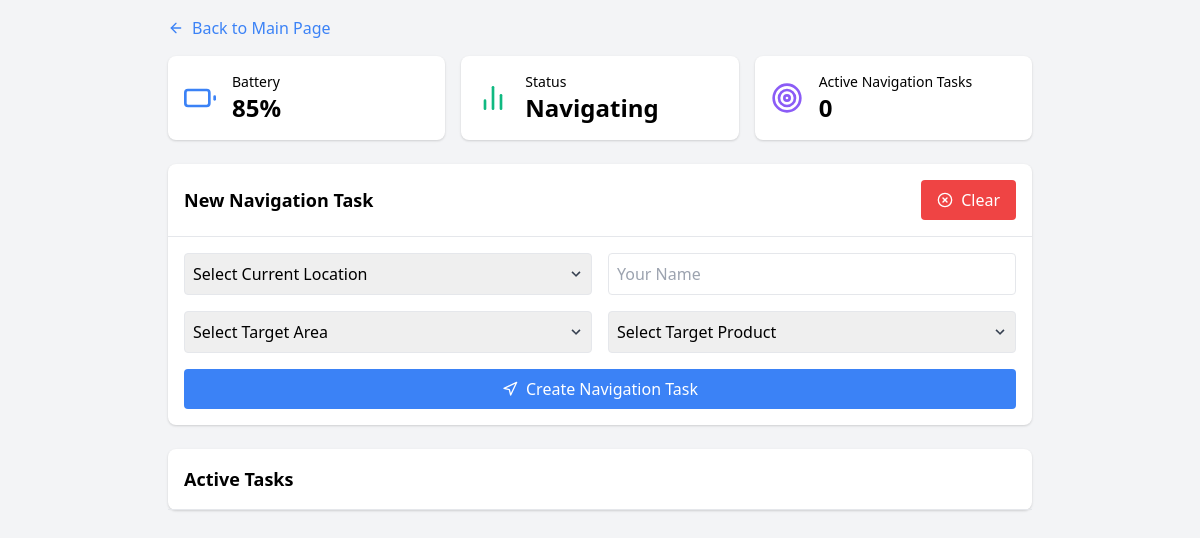
Page /navigation on the earlier database version.
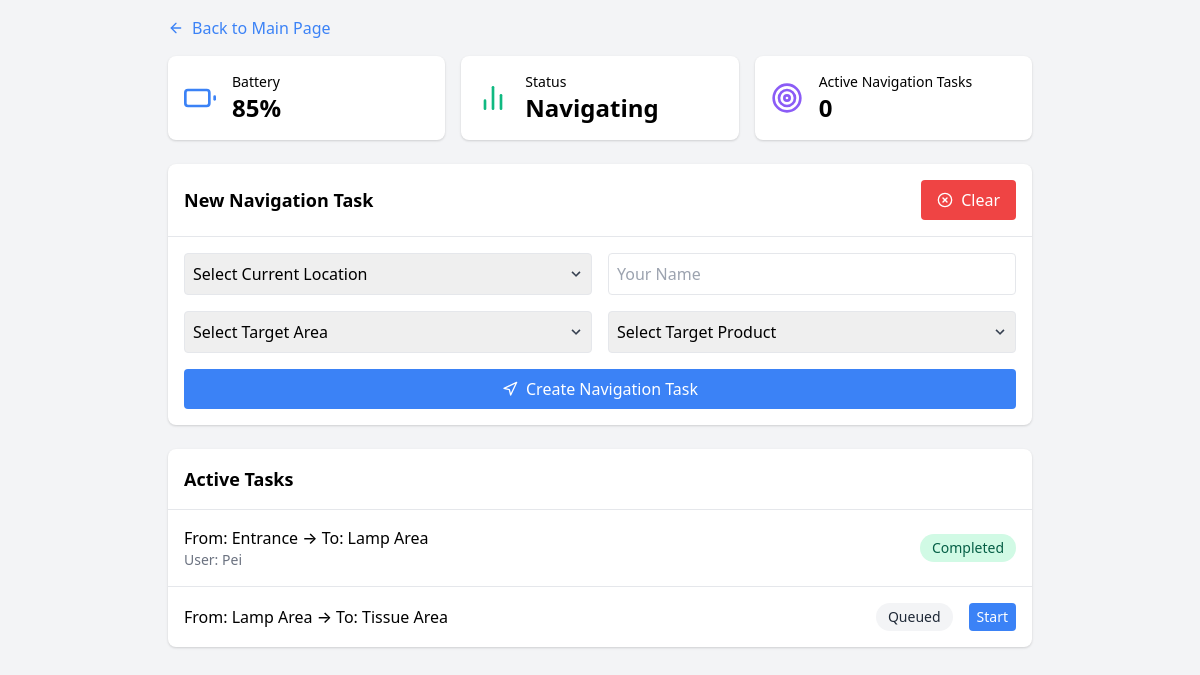
Same page on the later database version.
### app.py (models this page shows)
class Navigation(db.Model):
    id = db.Column(db.Integer, primary_key=True)
    user_location = db.Column(db.String(100), nullable=False)
    target_area = db.Column(db.String(100), nullable=False)
    user_name = db.Column(db.String(200), nullable=True)
    status = db.Column(db.String(20), default='Queued')
    created_at = db.Column(db.DateTime, default=datetime.utcnow)

### app.py (the view)
@app.route('/navigation')
def navigation():
    navigation_tasks = Navigation.query.all()
    robot_status = get_robot_status()
    robot_status['active_tasks'] = get_active_count(Navigation)
    robot_status['status'] = "Navigating"
    return render_template('navigation.html',
                         tasks=navigation_tasks,
                         robot_status=robot_status,
                         page_type="navigation")

### app.py (called while the page is built)
def get_robot_status():
    return {
        'battery_level': 85,
    }

def get_active_count(model):
    return model.query.filter_by(status='In Progress').count()

### templates/navigation.html (shortened to what this page needs)
{% extends "base.html" %}
{% from 'components.html' import status_cards %}
{% block content %}
<div class="p-4 max-w-4xl mx-auto">
    <a href="{{ url_for('home') }}" class="inline-flex items-center mb-4 text-blue-500 hover:text-blue-700">
        <i data-feather="arrow-left" class="w-4 h-4 mr-2"></i>
        Back to Main Page
    </a>
    {{ status_cards(robot_status, 'navigation') }}
    <div class="bg-white rounded-lg shadow mb-6">
        <div class="p-4 border-b flex justify-between items-center">
            <h2 class="text-lg font-semibold">New Navigation Task</h2>
            <button id="clear-button"
                    class="bg-red-500 text-white py-2 px-4 rounded flex items-center hover:bg-red-600">
                <i data-feather="x-circle" class="w-4 h-4 mr-2"></i>
                Clear
            </button>
        </div>
        <div class="p-4">
            <form id="taskForm" class="grid grid-cols-1 md:grid-cols-2 gap-4" data-type="navigation">
                <div class="relative">
                    <select id="user-location"
                            name="user_location"
                            class="border rounded p-2 w-full appearance-none"
                            required>
                        <option value="" disabled selected>Select Current Location</option>
                    </select>
                    <div class="pointer-events-none absolute inset-y-0 right-0 flex items-center px-2 text-gray-700">
                    </div>
                </div>
                <input type="text" name="user_name" placeholder="Your Name"
                    class="border rounded p-2 w-full">
                <div class="relative">
                    <select id="target-area"
                            name="target_area"
                            class="border rounded p-2 w-full appearance-none"
                            required>
                        <option value="" disabled selected>Select Target Area</option>
                    </select>
                    <div class="pointer-events-none absolute inset-y-0 right-0 flex items-center px-2 text-gray-700">
                    </div>
                </div>
                <div class="relative">
                    <select id="target-product"
                            name="target_product"
                            class="border rounded p-2 w-full appearance-none"
                            required>
                        <option value="" disabled selected>Select Target Product</option>
                    </select>
                    <div class="pointer-events-none absolute inset-y-0 right-0 flex items-center px-2 text-gray-700">
                    </div>
                </div>
                <button type="submit"
                        class="bg-blue-500 text-white rounded p-2 flex items-center justify-center md:col-span-2">
                    <i data-feather="navigation" class="w-4 h-4 mr-2"></i>
                    Create Navigation Task
                </button>
            </form>
        </div>
    </div>
    <div class="bg-white rounded-lg shadow">
        <div class="p-4 border-b">
            <h2 class="text-lg font-semibold">Active Tasks</h2>
                </div>
        <div class="divide-y" id="tasksList">
            {% for task in tasks %}
            <div class="p-4 flex items-center justify-between" id="task-{{ task.id }}">
                <div>
                    <div class="font-medium">
                        From: {{ task.user_location }} → To: {{ task.target_area }}
                    </div>
                    {% if task.user_name %}
                        <div class="text-sm text-gray-500">User: {{ task.user_name }}</div>
                    {% endif %}
                </div>
                <div class="flex items-center space-x-4">
                    <span class="px-3 py-1 rounded-full text-sm
                        {% if task.status == 'In Progress' %}
                            bg-blue-100 text-blue-800
                        {% elif task.status == 'Completed' %}
                            bg-green-100 text-green-800
                        {% else %}
                            bg-gray-100 text-gray-800
                        {% endif %}">
                        {{ task.status }}
                    </span>
                    {% if task.status == 'Queued' %}
                    <button onclick="updateStatus({{ task.id }}, 'In Progress', 'navigation')"
                            class="bg-blue-500 text-white rounded px-2 py-1 text-sm">
                        Start
                    </button>
                    {% elif task.status == 'In Progress' %}
                    <button onclick="updateStatus({{ task.id }}, 'Completed', 'navigation')"
                            class="bg-green-500 text-white rounded px-2 py-1 text-sm">
                        Complete
                    </button>
                    {% endif %}
                </div>
            </div>
            {% endfor %}
        </div>
    </div>
</div>
{% endblock %}

### templates/base.html (shortened to what this page needs)
<!DOCTYPE html>
<html lang="en">
<head>
    <link href="https://cdnjs.cloudflare.com/ajax/libs/tailwindcss/2.2.19/tailwind.min.css" rel="stylesheet">
</head>
<body class="bg-gray-100">
    {% block content %}{% endblock %}
</body>
</html>

### templates/components.html
{% macro status_cards(robot_status, page_type) %}
<div class="grid grid-cols-1 md:grid-cols-3 gap-4 mb-6">
    <div class="bg-white rounded-lg shadow p-4">
        <div class="flex items-center space-x-4">
            <i data-feather="battery" class="text-blue-500 w-8 h-8"></i>
            <div>
                <div class="text-sm font-medium">Battery</div>
                <div class="text-2xl font-bold">{{ robot_status.battery_level }}%</div>
            </div>
        </div>
    </div>
    <div class="bg-white rounded-lg shadow p-4">
        <div class="flex items-center space-x-4">
            <i data-feather="bar-chart-2" class="text-green-500 w-8 h-8"></i>
            <div>
                <div class="text-sm font-medium">Status</div>
                <div class="text-2xl font-bold">{{ robot_status.status }}</div>
            </div>
        </div>
    </div>
    <div class="bg-white rounded-lg shadow p-4">
        <div class="flex items-center space-x-4">
            <i data-feather="target" class="text-purple-500 w-8 h-8"></i>
            <div>
                <div class="text-sm font-medium">
                    {% if page_type == 'delivery' %}
                        Active Deliveries
                    {% else %}
                        Active Navigation Tasks
                    {% endif %}
                </div>
                <div class="text-2xl font-bold" id="activeTasks">{{ robot_status.active_tasks }}</div>
            </div>
        </div>
    </div>
</div>
{% endmacro %}

Differences in the rows shown:
added Navigation: user_location "Entrance", target_area "Lamp Area", user_name "Pei", status "Completed"
added Navigation: user_location "Lamp Area", target_area "Tissue Area", status "Queued"
